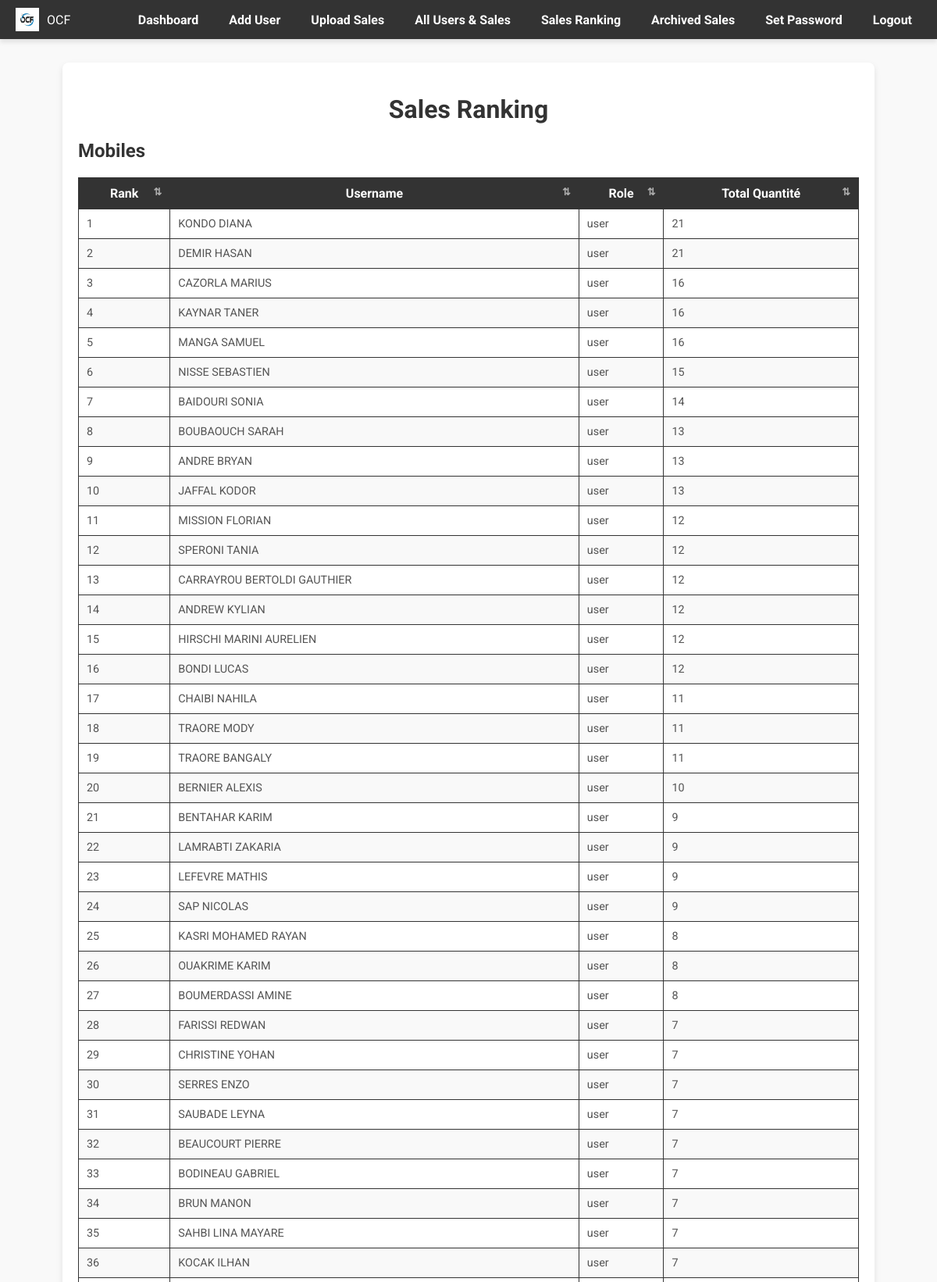
The app's page /admin/sales_ranking (signed in, upper part) with its own data.
### test.py (models this page shows)
class User(db.Model):
    id = db.Column(db.Integer, primary_key=True)
    username = db.Column(db.String(80), unique=True, nullable=False)
    password = db.Column(db.String(200), nullable=False)
    role = db.Column(db.String(20), default='user')  # user or admin
    sales = db.relationship('Sale', backref='user', lazy=True)

### test.py (the view)
@app.route('/admin/sales_ranking')
def sales_ranking():
    if 'user_id' not in session or session.get('role') != 'admin':
        return redirect(url_for('login'))
    users = User.query.filter(User.role != 'admin').all()
    ranking_mobiles = []
    ranking_vr = []
    ranking_vv = []
    for user in users:
        total_sales_mobiles = sum(sale.quantity for sale in user.sales if sale.class_type == 'Mobiles')
        total_sales_vr = sum(sale.quantity for sale in user.sales if sale.class_type == 'VR')
        total_sales_vv = sum(sale.quantity for sale in user.sales if sale.class_type == 'VV')
        ranking_mobiles.append({'username': user.username, 'role': user.role, 'total_sales': total_sales_mobiles})
        ranking_vr.append({'username': user.username, 'role': user.role, 'total_sales': total_sales_vr})
        ranking_vv.append({'username': user.username, 'role': user.role, 'total_sales': total_sales_vv})
    ranking_mobiles.sort(key=lambda x: x['total_sales'], reverse=True)
    ranking_vr.sort(key=lambda x: x['total_sales'], reverse=True)
    ranking_vv.sort(key=lambda x: x['total_sales'], reverse=True)
    return render_template(
        'layout.html',
        page='sales_ranking',
        ranking_mobiles=ranking_mobiles,
        ranking_vr=ranking_vr,
        ranking_vv=ranking_vv,
        enumerate=enumerate
    )

### test.py (called while the page is built)
@app.before_request
def restrict_access():
    if 'user_id' in session:
        user = User.query.get(session['user_id'])
        if user:
            session['role'] = user.role
        else:
            session.pop('user_id', None)

### templates/layout.html (shortened to what this page needs)
<!DOCTYPE html>
<html lang="en">
<head>
    <link rel="stylesheet" href="{{ url_for('static', filename='style.css') }}">
</head>
<body>
    <nav class="navbar">
        <div class="logo">
            <img src="{{ url_for('static', filename='images/logo.jpg') }}" alt="OCF Logo">
            <span>OCF</span>
        </div>
        <ul class="nav-links">
            {% if session.get('role') == 'admin' %}
            <li><a href="/dashboard">Dashboard</a></li>
            <li><a href="/admin/create_user">Add User</a></li>
            <li><a href="/admin/upload_sales">Upload Sales</a></li>
            <li><a href="/admin/all_sales">All Users & Sales</a></li>
            <li><a href="/admin/sales_ranking">Sales Ranking</a></li>
            <li><a href="/admin/view_archives">Archived Sales</a></li>
            <li><a href="/admin/set_password">Set Password</a></li>
            <li><a href="/logout">Logout</a></li>
            {% elif session.get('role') == 'user' %}
            <li><a href="/dashboard">Dashboard</a></li>
            <li><a href="/logout">Logout</a></li>
            {% else %}
            <li><a href="/login">Login</a></li>
            {% endif %}
        </ul>
    </nav>
    <div class="container">
        {% if page == 'login' %}
        <div class="form-container">
            <h1 class="main-title gradient">Welcome to OCF</h1>
            {% if error %}
            <p class="error">{{ error }}</p>
            {% endif %}
            <form method="POST" action="/login">
                <input type="text" name="username" placeholder="Enter your username" required>
                <input type="password" name="password" placeholder="Enter your password" required>
                <button type="submit">Login</button>
            </form>
        </div>
        {% elif page == 'sales_ranking' %}
        <h1>Sales Ranking</h1>
        <h2>Mobiles</h2>
        <table>
            <thead>
                <tr>
                    <th>Rank</th>
                    <th>Username</th>
                    <th>Role</th>
                    <th>Total Quantité</th>
                </tr>
            </thead>
            <tbody>
                {% for index, user in enumerate(ranking_mobiles) %}
                <tr>
                    <td>{{ index + 1 }}</td>
                    <td>{{ user.username }}</td>
                    <td>{{ user.role }}</td>
                    <td>{{ user.total_sales }}</td>
                </tr>
                {% endfor %}
            </tbody>
        </table>
        {% endif %}
    </div>
</body>
</html>

### static/style.css (style rules this page uses)
body { font-family: 'Roboto', sans-serif; margin: 0; padding: 0; background-color: #f9f9f9; color: #333; overflow-x: hidden; }
.navbar { background-color: #333; padding: 10px 20px; display: flex; flex-wrap: wrap; justify-content: space-between; align-items: center; color: white; position: fixed; top: 0; width: 100%; z-index: 1000; box-shadow: 0 4px 6px rgba(0, 0, 0, 0.1); box-sizing: border-box; }
.navbar .logo { display: flex; align-items: center; white-space: nowrap; }
.navbar .logo img { width: 30px; height: 30px; margin-right: 10px; }
.navbar ul { list-style: none; display: flex; gap: 15px; margin: 0; padding: 0; flex-wrap: wrap; }
.navbar ul li { display: inline-block; }
.navbar ul li a { color: white; text-decoration: none; font-weight: bold; padding: 8px 12px; border-radius: 5px; transition: color 0.3s ease, background-color 0.3s ease; }
.container { max-width: 1000px; margin: 80px auto 20px; padding: 20px; background: #ffffff; border-radius: 8px; box-shadow: 0 4px 8px rgba(0, 0, 0, 0.1); overflow-x: auto; }
h1 { font-size: 2rem; text-align: center; margin-bottom: 20px; color: #333; }
table { width: 100%; border-collapse: collapse; margin-top: 20px; background-color: white; }
th, td { border: 1px solid #333; padding: 10px; text-align: left; }
th { background-color: #333; color: white; cursor: pointer; position: relative; text-align: center; }
th::after { content: '⇅'; font-size: 0.8rem; position: absolute; right: 10px; opacity: 0.6; }
td { font-size: 0.9rem; color: #555; }
tr:nth-child(even) { background-color: #f9f9f9; }

### records on screen
User: username "KONDO DIANA", role "user"
User: username "DEMIR HASAN", role "user"
User: username "CAZORLA MARIUS", role "user"
User: username "KAYNAR TANER", role "user"
User: username "MANGA SAMUEL", role "user"
User: username "NISSE SEBASTIEN", role "user"
User: username "BAIDOURI SONIA", role "user"
User: username "BOUBAOUCH SARAH", role "user"
User: username "ANDRE BRYAN", role "user"
User: username "JAFFAL KODOR", role "user"
User: username "MISSION FLORIAN", role "user"
User: username "SPERONI TANIA", role "user"
User: username "CARRAYROU BERTOLDI GAUTHIER", role "user"
User: username "ANDREW KYLIAN", role "user"
User: username "HIRSCHI MARINI AURELIEN", role "user"
User: username "BONDI LUCAS", role "user"
User: username "CHAIBI NAHILA", role "user"
User: username "TRAORE MODY", role "user"
User: username "TRAORE BANGALY", role "user"
User: username "BERNIER ALEXIS", role "user"
User: username "BENTAHAR KARIM", role "user"
User: username "LAMRABTI ZAKARIA", role "user"
User: username "LEFEVRE MATHIS", role "user"
User: username "SAP NICOLAS", role "user"
User: username "KASRI MOHAMED RAYAN", role "user"
User: username "OUAKRIME KARIM", role "user"
User: username "BOUMERDASSI AMINE", role "user"
User: username "FARISSI REDWAN", role "user"
User: username "CHRISTINE YOHAN", role "user"
User: username "SERRES ENZO", role "user"
User: username "SAUBADE LEYNA", role "user"
User: username "BEAUCOURT PIERRE", role "user"
User: username "BODINEAU GABRIEL", role "user"
User: username "BRUN MANON", role "user"
User: username "SAHBI LINA MAYARE", role "user"
User: username "KOCAK ILHAN", role "user"

### other values on screen
{{ index + 1 }} "1" "2" "3" "4" "5" "6" "7" "8" "9" "10" "11" "12" "13" "14" "15" "16" "17" "18" "19" "20" "21" "22" "23" "24" "25" "26" "27" "28" "29" "30" "31" "32" "33" "34" "35" "36"
{{ user.total_sales }} "21" "21" "16" "16" "16" "15" "14" "13" "13" "13" "12" "12" "12" "12" "12" "12" "11" "11" "11" "10" "9" "9" "9" "9" "8" "8" "8" "7" "7" "7" "7" "7" "7" "7" "7" "7"
